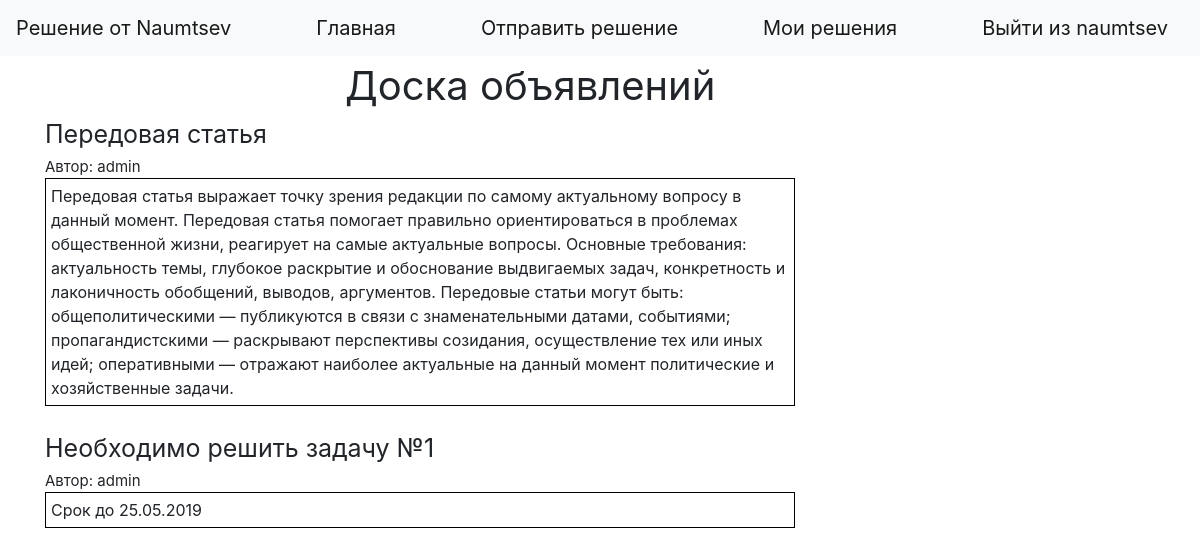
The page / (signed in) on the database as committed earlier.
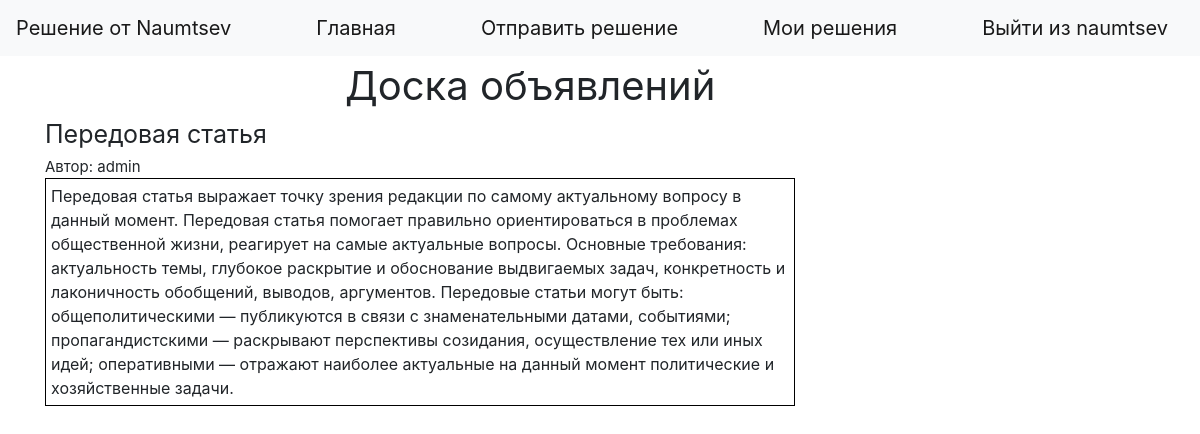
The same page on the database as committed later.
### solution.py (models this page shows, shortened)
class AnnouncementModel(db.Model):
    id = db.Column(db.Integer, primary_key=True)
    author = db.Column(db.String(80), unique=False, nullable=False)
    title = db.Column(db.String(200), unique=False, nullable=False)
    announcement = db.Column(db.String(2000), unique=True, nullable=False)

### solution.py (the view)
@app.route('/', methods=['POST', 'GET'])
def index():
    if 'username' not in session:
        return redirect('/login')
    all = AnnouncementModel.query.all()
    announcements = []
    for i in all:
        announcements.append((i.id, i.author, i.title, i.announcement))
    return render_template('index.html', ADMINS=ADMINS, session=session, events=announcements, sz=len(announcements))

### templates/index.html (shortened to what this page needs)
{% extends "base.html" %}
{% block content %}
    {% if not sz %}
     <a style="margin:300px;font-size:40px">Cписок объявлений пуст</a>
    {% else %}
           <a style="margin:300px;font-size:40px">Доска объявлений</a>
            <br/>
    {% endif %}
    {% for id, author, title, announcement in events%}
         <div style="align:center">
             <a style="font-size:25px" > {{title}}
                <br/>
            <a style="align:right;font-size:15px" >  Автор: {{author}}</a>
              <div style="border: 1px solid black;padding:5px;width:750px">
            {{announcement}}
              </div>
        </div>
        <br/>
    {% endfor %}
{% endblock %}

### templates/base.html (shortened to what this page needs)
<!doctype html>
<html lang="en">
<head>
    <link rel="stylesheet" href="https://maxcdn.bootstrapcdn.com/bootstrap/4.0.0/css/bootstrap.min.css">
</head>
  <body>
    <header>
      <nav class="navbar navbar-light bg-light">
        <a class="navbar-brand" href="#">Решение от Naumtsev</a>
          {% if "username" in session %}
                        <a class="navbar-brand" href="/">Главная</a>
                        {% if session["username"] in ADMINS %}
                             <a class="navbar-brand" href="/add_announcement">Добавить объявление</a>
                            <a class="navbar-brand" href="/solutions">Решения учеников</a>
                         {% else %}
                              <a class="navbar-brand" href="/send_solution">Отправить решение</a>
                              <a class="navbar-brand" href="/my_solutions">Мои решения</a>
                        {% endif %}
                         <a class="navbar-brand" href="/logout">Выйти из {{session["username"]}}</a>
           {% endif %}
      </nav>
    </header>
    <main role="main" class="container">
        {% block content %}
        {% endblock %}
    </main>
  </body>
</html>

Rows that differ between the two databases and show on the page:
removed AnnouncementModel: title "Необходимо решить задачу №1", author "admin", announcement "Срок до 25.05.2019"
